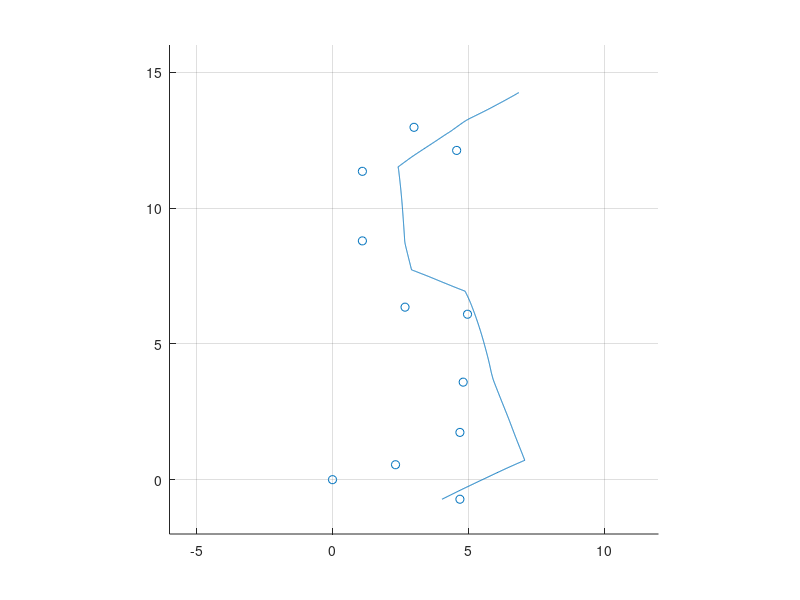

This figure's MATLAB source: (Note: this script raises an error after producing the figure.)
%%%%%%%%%%%%%%%%%%%%%%%%%%%%%%%%%%%%%%%%%%%%%%%%%%%%%%%%%%%%%%%%%%%%%%%%%%%
% EIF Localization
%
% Chapter 3.5, Table 3.6 (p. 76)
% Probabilistic Robotics, Thrun et al.
%
% Assumptions:
%   - Known correspondences
%   - Velocity motion model (Unicycle Model)
%   - Range/bearing measurement model (Ch. 6.6)
%
% Parker Lusk, Devon Morris, Jesse Wynn, Vallan Sherrod BYU
% 18 Oct 2017
%%%%%%%%%%%%%%%%%%%%%%%%%%%%%%%%%%%%%%%%%%%%%%%%%%%%%%%%%%%%%%%%%%%%%%%%%%%
clear, clc;
% === Robot Parameters ====================================================

load('processed_data.mat')

% Process Noise
R = diag([0.001^2   0.001^2   0.005^2]); % (x, y, theta)

% ArUco Measurement Noise
Q = diag([0.02^2   0.02^2]); % (range, bearing)

% Initial state
x0 = pos_odom_se2(:,1);

% =========================================================================

% === World Parameters ====================================================

% Window of the field
field.x = [-6, 12];   % m
field.y = [-2, 16];   % m

% =========================================================================

% Draw the environment
figure(1), clf; hold on;
scatter(landmarks(:,1), landmarks(:,2), 'k*');
axis([field.x(1) field.x(2) field.y(1) field.y(2)]);
plot(pos_odom_se2(1,:),pos_odom_se2(2,:))
axis square; grid on

% Initializes the robot starting point (x, y, theta (deg))
bot = drawRobot(1, x0, []);

% Setup EIF initial conditions
x = [0 0 0]';
x = x0;
Omg = eye(3);

xi = Omg*x;

% Save variables for later
Xhat = zeros(3, length(odom_t));
PP   = zeros(3,3,length(odom_t));

%index that will keep track of measurements
l_t_idx = 1;

for i = 1:length(odom_t)-1
    
    %determine timestep
    Ts = odom_t(i+1) - odom_t(i);
    
    Z = [];
    landmarks_in = [];
    
    %determine if there is a measurement update and grab the data if
    %necessary
    if l_t_idx <= length(l_time) %this keeps it from seg faulting when it has grabbed the last measurement data
        if l_time(l_t_idx) < odom_t(i+1)
            bearings = l_bearing(:,l_t_idx);
            ranges = l_depth(:,l_t_idx);       
            for j = 1:length(bearings)
                if ~isnan(bearings(j))
                    Z = [Z [ranges(j) bearings(j)]'];
                    landmarks_in = [landmarks_in landmarks(j,:)'];
                end
            end
            l_t_idx = l_t_idx + 1;
        end   
    end
        
    % Localize robot using an EIF and landmark measurements
    [xi, Omg] = eif_localization(xi, Omg, vel_odom(:,i), Z, @f, @h, ...
                    @Fjac, @Gjac, @Hjac, landmarks_in, Ts, R, Q);
   
    % 'unparameterize' to get state and error covariance
    xhat = Omg\xi;
    P = inv(Omg);
    
    % plot robot where we estimated its location
    bot = drawRobot(mod(i,20)==0,xhat, bot);
    
    % For plotting
    Xhat(:,i) = xhat;
    PP(:,:,i) = P;

end

% Because of the way we are handling the timesteps (i.e., non-causal) get
% rid of the last datapoint for the purposes of plotting
Xhat = Xhat(:,1:end-1);
PP = PP(:,1:end-1);
t = odom_t(1:end-1);

figure(2), clf;
subplot(311); plot(t, Xhat(1,:)); ylabel('x [m]');
title('Estimate'); legend('Estimate','Location','northwest');
subplot(312); plot(t, Xhat(2,:)); ylabel('y [m]')
subplot(313); plot(t, Xhat(3,:)); ylabel('\psi [rad]');
xlabel('Time [s]')

figure(1),
plot(Xhat(1,:),Xhat(2,:));


% -------------------------------------------------------------------------